Frame 1 (no input): blank canvas, image omitted
Frame 60 (the mouse pressed at the canvas centre just before this capture): blank canvas, image omitted
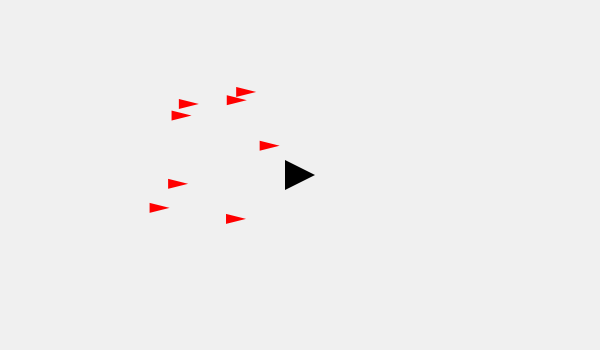
Frame 120 (the mouse held since frame 60 and released just before this capture)

The Processing sketch whose frames 1 and 60 were blank and that drew this single picture after the mouse press (run headless with seeded random() and noise(); from frame 60 on, the mouse is pressed at the canvas centre):

// Processing sketch: sketch1
// ── sketch1.pde
void setup() {
  size(600, 350);
}

float x;
float y;
float direction;
float mouseAcc = 0;
int numFollowers = 0;
float fx;
float fy;

void draw() {
  background(240);

  // jim
  x = mouseX;
  y= mouseY;

  fill(0);

  //if mouse is going right
  if (pmouseX < mouseX && direction != 1) {
    direction = 1;
    mouseAcc = 0;
    //triangle(x-15, y+15, x-15, y-15, x+15, y);
  } else if (pmouseX > mouseX && direction != -1) {
    direction = -1;
    mouseAcc = 0;
    //triangle(x-15, y+15, x-15, y-15, x-45, y);
  } 


  mouseAcc = mouseAcc + (mouseX - pmouseX);
  println(mouseAcc);

  numFollowers = int( pow(2, abs( mouseAcc / 100) ) );
  println(numFollowers);

  

  if ( direction == 1) {
    triangle(x-15, y+15, x-15, y-15, x+15, y);
    
    for(int i = 0; i < numFollowers ; i++){
    fx = mouseX - 40 + random(-100,20);
    fy = mouseY + random(-100,100);
    noStroke();
    fill(255, 0, 0);
    triangle(fx-15, fy+5, fx-15, fy-5, fx+5, fy);
    }
    
  } else if (direction == -1) {
    triangle(x-15, y+15, x-15, y-15, x-45, y);
    
    for(int i = 0; i < numFollowers ; i++){
    fx = mouseX +40 + random(-20,100);
    fy = mouseY + random(-100,100);
    noStroke();
    fill(255, 0, 0);
    triangle(fx-15, fy+5, fx-15, fy-5, fx-35, fy);
    }
  }
}
